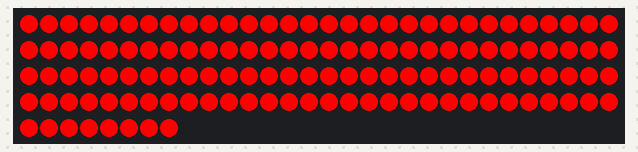
Simulated run of this sketch. Board: Adafruit Feather M0. Parts: 128 RGB LEDs in strip order, left to right, continuing on the next row.

Above: at 0.1 s.

The sketch:

ws2816-test.ino
```cpp
#include <FastLED.h> // https://github.com/FastLED/FastLED

FASTLED_USING_NAMESPACE

#define DATA_PIN MOSI
#define LED_TYPE WS2812B
#define COLOR_ORDER GRB
#define NUM_LEDS 64
#define NUM_LEDS2 NUM_LEDS * 2

CRGB leds[NUM_LEDS];

CRGB leds2[NUM_LEDS2];

void setup()
{
  Serial.begin(115200);

  // FastLED.addLeds<LED_TYPE, DATA_PIN, COLOR_ORDER>(leds, NUM_LEDS);
  FastLED.addLeds<LED_TYPE, DATA_PIN, COLOR_ORDER>(leds2, NUM_LEDS2);
  // FastLED.setDither(0);
  // FastLED.setCorrection(0);
  // FastLED.setTemperature(0);
}

void loop()
{
  fill_solid(leds2, NUM_LEDS2, CRGB::Red);

  // fill_solid(leds, NUM_LEDS, CRGB::Red);

  // for (uint16_t i = 0; i < NUM_LEDS; i++)
  // {
  //   CRGB led = leds[i];
  //   uint8_t r = led.r;
  //   uint8_t g = led.g;
  //   uint8_t b = led.b;

  //   leds2[i * 2] = CRGB(r, r, g);
  //   leds2[i * 2 + 1] = CRGB(g, b, b);
  // }

  FastLED.show();
}
```
